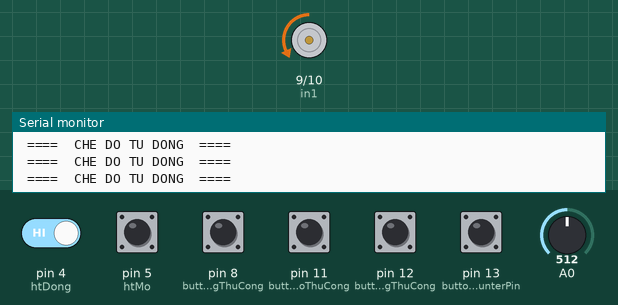
A sketch run on a simulated Arduino Uno, built with avr-gcc and run on an emulated ATmega328P. Parts: motor-driver pin pairs drawn as motors (green arrow = first pin HIGH = forward, orange = second pin HIGH = backward, longer = more drive), the last lines printed to the serial monitor. Inputs (shaded band) come from the test bench; at power-on: pin 4 (htDong), pin 5 (htMo) HIGH, pin 8 (button_DongThuCong), pin 11 (button_MoThuCong), pin 12 (button_DungThuCong), pin 13 (buttonCounterPin) LOW, A0 = 512.

Above: at 1.2 s.
1.3 s: A0 set to 491
At 2.5 s:
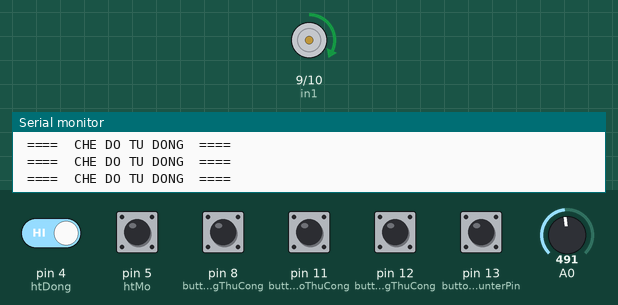
2.8 s: pin 4 (htDong) driven LOW
At 3.2 s:
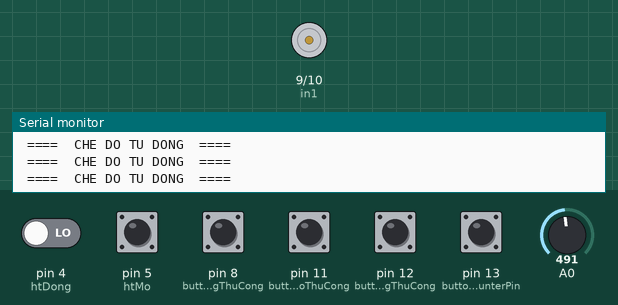
4.3 s: pin 13 (buttonCounterPin) pulled HIGH for 0.15 s
6.3 s: pin 11 (button_MoThuCong) pulled HIGH for 0.15 s
At 7.5 s:
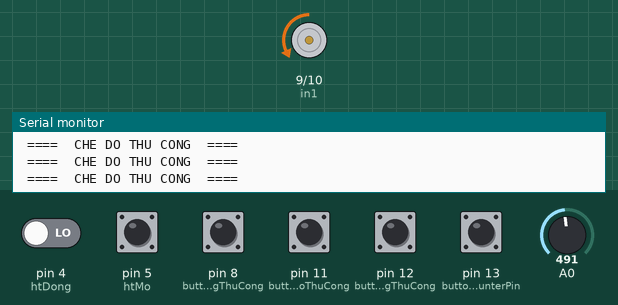
9.4 s: pin 13 (buttonCounterPin) pulled HIGH for 1 s
At 10.8 s:
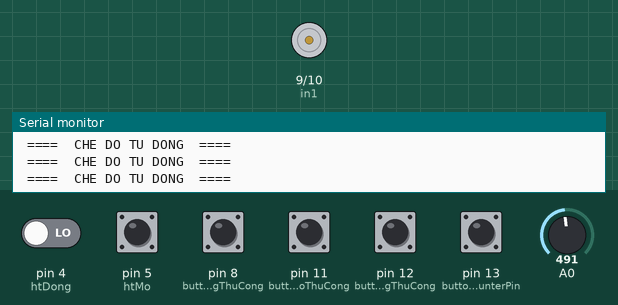
13.4 s: pin 4 (htDong) driven HIGH
At 13.8 s:
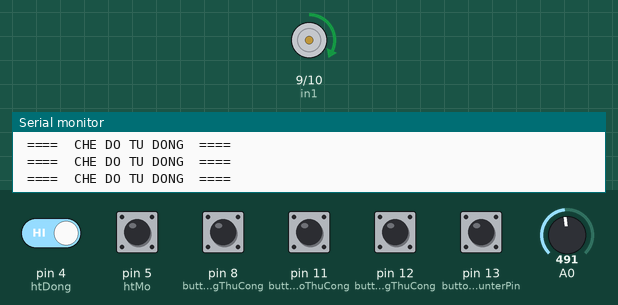
Timing chart, 0 to 16.4 s (numbered marks = the images above; inputs shaded):
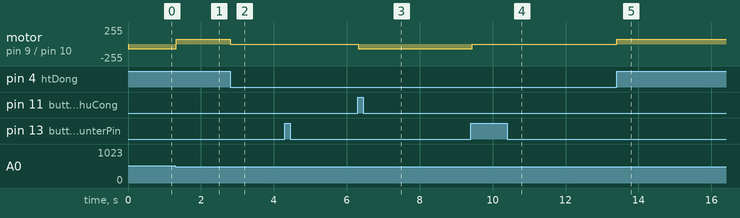

The sketch:

MaiCheTuDong.ino
```cpp
#include<SoftwareSerial.h>
int rxPin = 7;  // cai dat chan truyen du lieu tu module
int txPin = 6;  // cai dat chan nhan du lieu tu module bluetooth
SoftwareSerial hc06(rxPin, txPin);  // cai dat cac chan truyen nhan du lieu cho module bluetooth

// cai dat hai chan truyen du lieu tu arduino cho l298n
int in1 = 9;
int in2 = 10;

const int buttonCounterPin = 13;   // La chan nhan tin hieu cua nut bam thay doi che do (TU DONG/ THU CONG)
int htMo = 5;                 // Dat chan D5 nhan du lieu cho ctht Mo
int htDong = 4;               // Dat chan D4 nhan du lieu cho ctht dong
int button_MoThuCong = 11;    // Dat chan D11 nhan du lieu tu nut nhan button Mo
int button_DungThuCong = 12;  // Dat chan D12 nhan du lieu tu nut nhan button Dung
int button_DongThuCong = 8;   // Dat chan D8 nhan du lieu tu nut nhan button Dong
char in;                      // Bien nhan du lieu tu app thong qua module bluetooth
int buttonPushCounter = 0;    // Khoi tao bien So lan nut duoc nhan
int buttonState = 0;          // Trang thai hien tai cua nut
int lastButtonState = 0;      // Trang thai nut truoc do


void setup() {
  // cai dat cac chan truyen doc du lieu tuong ung
  pinMode(in1, OUTPUT);
  pinMode(in2, OUTPUT);
  pinMode(A0, INPUT);
  pinMode(htDong, INPUT);
  pinMode(htMo, INPUT);
  pinMode(buttonCounterPin,INPUT);
  pinMode(button_MoThuCong, INPUT);
  pinMode(button_DungThuCong, INPUT);
  pinMode(button_DongThuCong, INPUT);

   // cai dat toc do truyen cho hc06 va uno
  Serial.begin(9600);
  hc06.begin(9600);
}

//  Cai dat toc do phu hop cho dong co
void Dong(){
  analogWrite(in1, 70);
  digitalWrite(in2, LOW);
}

void Mo(){
  digitalWrite(in1,LOW);
  analogWrite(in2,70);
}

void Dung(){
  digitalWrite(in1, LOW);
  digitalWrite(in2, LOW);
}


void loop() {
  buttonState = digitalRead(buttonCounterPin);         //Doc gia tri hien tai cua nut nhan thay doi che do

      // So sanh voi gia tri nut bam truoc do
  if (buttonState != lastButtonState){
    if (buttonState == HIGH ){
      // Hien tai, nut dang duoc nhan thi buttonPushCounter tang them 1 don vi
      buttonPushCounter++;
    }
    else {
      //Luc nay, trang thai nut nhan la LOW, nen truoc do chac chan la nut nhan dang duoc nhan
    }
  }
  lastButtonState = buttonState;    //Luu trang thai lai cho nhung lan tiep theo


    // Ban dau, mai che dat o che do TU DONG, va cu moi lan nhan nut, che do TUDONG/THUDONG se thay doi qua lai
  if ( buttonPushCounter % 2 == 0){
    Serial.println(" ====  CHE DO TU DONG  ====  ");

    // cai dat cac ky tu de so sanh voi cac gia tri tra ve cua module bluetooth
    char dong = '0';
    char mo = '1';
    char dung = '4';
    char tat = '2';
    if (hc06.available()){  // khi co du lieu can doc tu module bluetooth
      in = hc06.read(); // doc du lieu tu mudule de bat dau dieu khien bang app

    // Khi khong bam nut tat module bluetooth
      while (in != tat){

        // doc gia tri hien tai cua hai cong tac hanh trinh
        int isDong = digitalRead(htDong);
        int isMo = digitalRead(htMo);
        if (hc06.available()){
          in = hc06.read();   // doc du lieu dieu khien tu app
        }

          // khi dang dong va nut dieu khien tren app la dong thi dung
        if (isDong == 0 && (in == dong)){
          while (true){
            Dung();

            // khi nhan duoc mot tin hieu moi khac dong
            if (hc06.available()){
              in = hc06.read();
              if(in != dong){
                break;
              }
            }
          }
        }

        // tuong tu nhu dong
        else if (isMo == 0 && (in == mo)){
          while (true){
            Dung();
            if (hc06.available()){
               in = hc06.read();
              if (in != mo){
                break;
              }
            }
          }
        }
        // khi tin hieu la dong thi Dong;
        else if (in == dong) Dong();

        // khi tin hieu la mo thi Mo
        else if (in == mo) Mo();

        // khi tin hieu la dung thi Dung
        else if (in == dung) Dung();
    }
  }

  // Che do tu dong
  else{
    int isDong = digitalRead(htDong); // doc gia tri cua ctht dong
    int isMo = digitalRead(htMo);
    int data = analogRead(A0);    // doc gia tri cam bien anh sang tu chan A0
      // Neu mai dang dong
    if (isDong == 0){
      if (data > 500) Mo();   // Troi mat thi Mo man
      else Dung();    // sang thi dung
    }
      // Neu man dang mo
    else if (isMo == 0) {
      if (data <= 500) Dong();  // Troi sang thi dong man
      else Dung();  // troi mat thi dung
    }
    else if (data < 500) Dong();    // neu troi sang thi dong
    else if (data >= 500) Mo();     // neu troi toi thi mo
    }
  }

      // CHE DO THU CONG
  else {
     Serial.println(" ====  CHE DO THU CONG  ====  ");
     // Doc lien tuc trang thai cua ba nut nhan thu cong
     int button_MoThuCong_State = digitalRead(button_MoThuCong);
     int button_DungThuCong_State = digitalRead(button_DungThuCong);
     int button_DongThuCong_State = digitalRead(button_DongThuCong);

         // Nut nhan Mo mai duoc nhan thi...
     if ( button_MoThuCong_State == 1){
            if ( digitalRead(htMo) != 0 ){
              Mo();
            }
            else Dung();
          }

          // Nut nhan Dong mai duoc nhan thi...
     else if (button_DongThuCong_State == 1){
            if(digitalRead(htDong) != 0){
              Dong();
            }
            else Dung();
          }

          //Neu nhan nut Dung...
     else if (button_DungThuCong_State == 1){
            Dung();
          }
      }
  }
```

Measured:
- the behaviour switches between 500 and 499 on A0 (found by bisection; images 0 and 1)
- after the input at 1.3 s, motor on pin 9 (in1) / pin 10 (in2): backward 70/255 → forward 70/255 at once
- after the input at 2.8 s, motor on pin 9 (in1) / pin 10 (in2): forward 70/255 → stopped at once
- after the input at 6.3 s, motor on pin 9 (in1) / pin 10 (in2): stopped → backward 70/255 at once
- after the input at 9.4 s, motor on pin 9 (in1) / pin 10 (in2): backward 70/255 → stopped at once
- after the input at 13.4 s, motor on pin 9 (in1) / pin 10 (in2): stopped → forward 70/255 at once
